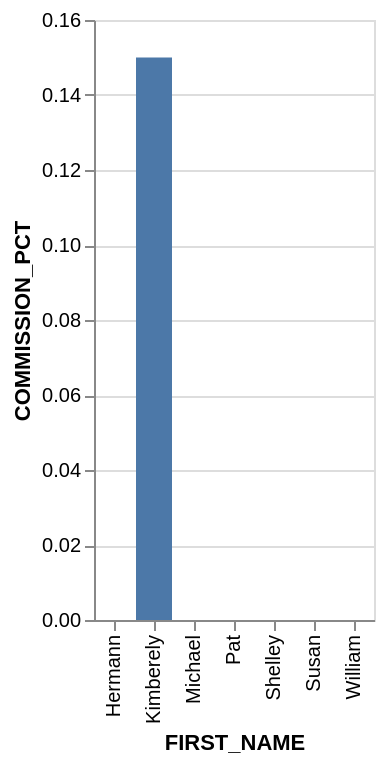

Write the Vega-Lite specification saved for this chart.
### Vega-Lite specification from a JSON file in a GitHub repository (floating-point values rounded to 4 significant figures)
{"data": {"values": [{"x_data": "Hermann", "y_data": 0}, {"x_data": "Kimberely", "y_data": 0.15}, {"x_data": "Michael", "y_data": 0}, {"x_data": "Pat", "y_data": 0}, {"x_data": "Shelley", "y_data": 0}, {"x_data": "Susan", "y_data": 0}, {"x_data": "William", "y_data": 0}]}, "mark": "bar", "encoding": {"x": {"field": "x_data", "type": "nominal", "title": "FIRST_NAME", "sort": "ascending"}, "y": {"field": "y_data", "type": "quantitative", "title": "COMMISSION_PCT"}}}
